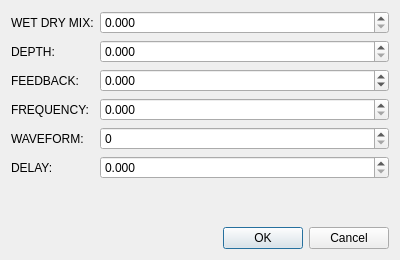
<?xml version="1.0" encoding="UTF-8"?>
<ui version="4.0">
 <class>FlangerCustomizeWnd</class>
 <widget class="QDialog" name="FlangerCustomizeWnd">
  <property name="geometry">
   <rect>
    <x>0</x>
    <y>0</y>
    <width>400</width>
    <height>260</height>
   </rect>
  </property>
  <property name="windowTitle">
   <string>Customize Flanger</string>
  </property>
  <layout class="QVBoxLayout" name="verticalLayout">
   <item>
    <layout class="QFormLayout" name="formLayout">
     <item row="0" column="0">
      <widget class="QLabel" name="label_7">
       <property name="text">
        <string>WET DRY MIX:</string>
       </property>
      </widget>
     </item>
     <item row="0" column="1">
      <widget class="QDoubleSpinBox" name="m_wetDryMix">
       <property name="decimals">
        <number>3</number>
       </property>
       <property name="maximum">
        <double>100.000000000000000</double>
       </property>
       <property name="singleStep">
        <double>0.001000000000000</double>
       </property>
      </widget>
     </item>
     <item row="1" column="0">
      <widget class="QLabel" name="label_6">
       <property name="text">
        <string>DEPTH:</string>
       </property>
      </widget>
     </item>
     <item row="1" column="1">
      <widget class="QDoubleSpinBox" name="m_depth">
       <property name="decimals">
        <number>3</number>
       </property>
       <property name="minimum">
        <double>0.000000000000000</double>
       </property>
       <property name="maximum">
        <double>100.000000000000000</double>
       </property>
       <property name="singleStep">
        <double>0.010000000000000</double>
       </property>
      </widget>
     </item>
     <item row="2" column="0">
      <widget class="QLabel" name="label_4">
       <property name="text">
        <string>FEEDBACK:</string>
       </property>
      </widget>
     </item>
     <item row="2" column="1">
      <widget class="QDoubleSpinBox" name="m_feedback">
       <property name="decimals">
        <number>3</number>
       </property>
       <property name="minimum">
        <double>-99.000000000000000</double>
       </property>
       <property name="maximum">
        <double>99.000000000000000</double>
       </property>
       <property name="singleStep">
        <double>0.001000000000000</double>
       </property>
      </widget>
     </item>
     <item row="3" column="0">
      <widget class="QLabel" name="label_12">
       <property name="text">
        <string>FREQUENCY:</string>
       </property>
      </widget>
     </item>
     <item row="3" column="1">
      <widget class="QDoubleSpinBox" name="m_frequency">
       <property name="decimals">
        <number>3</number>
       </property>
       <property name="maximum">
        <double>10.000000000000000</double>
       </property>
       <property name="singleStep">
        <double>0.001000000000000</double>
       </property>
      </widget>
     </item>
     <item row="4" column="0">
      <widget class="QLabel" name="label_3">
       <property name="text">
        <string>WAVEFORM:</string>
       </property>
      </widget>
     </item>
     <item row="4" column="1">
      <widget class="QSpinBox" name="m_waveform">
       <property name="maximum">
        <number>1</number>
       </property>
      </widget>
     </item>
     <item row="5" column="0">
      <widget class="QLabel" name="label_11">
       <property name="text">
        <string>DELAY:</string>
       </property>
      </widget>
     </item>
     <item row="5" column="1">
      <widget class="QDoubleSpinBox" name="m_delay">
       <property name="decimals">
        <number>3</number>
       </property>
       <property name="maximum">
        <double>4.000000000000000</double>
       </property>
       <property name="singleStep">
        <double>0.001000000000000</double>
       </property>
      </widget>
     </item>
    </layout>
   </item>
   <item>
    <widget class="QDialogButtonBox" name="buttonBox">
     <property name="orientation">
      <enum>Qt::Horizontal</enum>
     </property>
     <property name="standardButtons">
      <set>QDialogButtonBox::Cancel|QDialogButtonBox::Ok</set>
     </property>
    </widget>
   </item>
  </layout>
 </widget>
 <resources/>
 <connections>
  <connection>
   <sender>buttonBox</sender>
   <signal>accepted()</signal>
   <receiver>FlangerCustomizeWnd</receiver>
   <slot>accept()</slot>
   <hints>
    <hint type="sourcelabel">
     <x>248</x>
     <y>254</y>
    </hint>
    <hint type="destinationlabel">
     <x>157</x>
     <y>274</y>
    </hint>
   </hints>
  </connection>
  <connection>
   <sender>buttonBox</sender>
   <signal>rejected()</signal>
   <receiver>FlangerCustomizeWnd</receiver>
   <slot>reject()</slot>
   <hints>
    <hint type="sourcelabel">
     <x>316</x>
     <y>260</y>
    </hint>
    <hint type="destinationlabel">
     <x>286</x>
     <y>274</y>
    </hint>
   </hints>
  </connection>
 </connections>
</ui>
